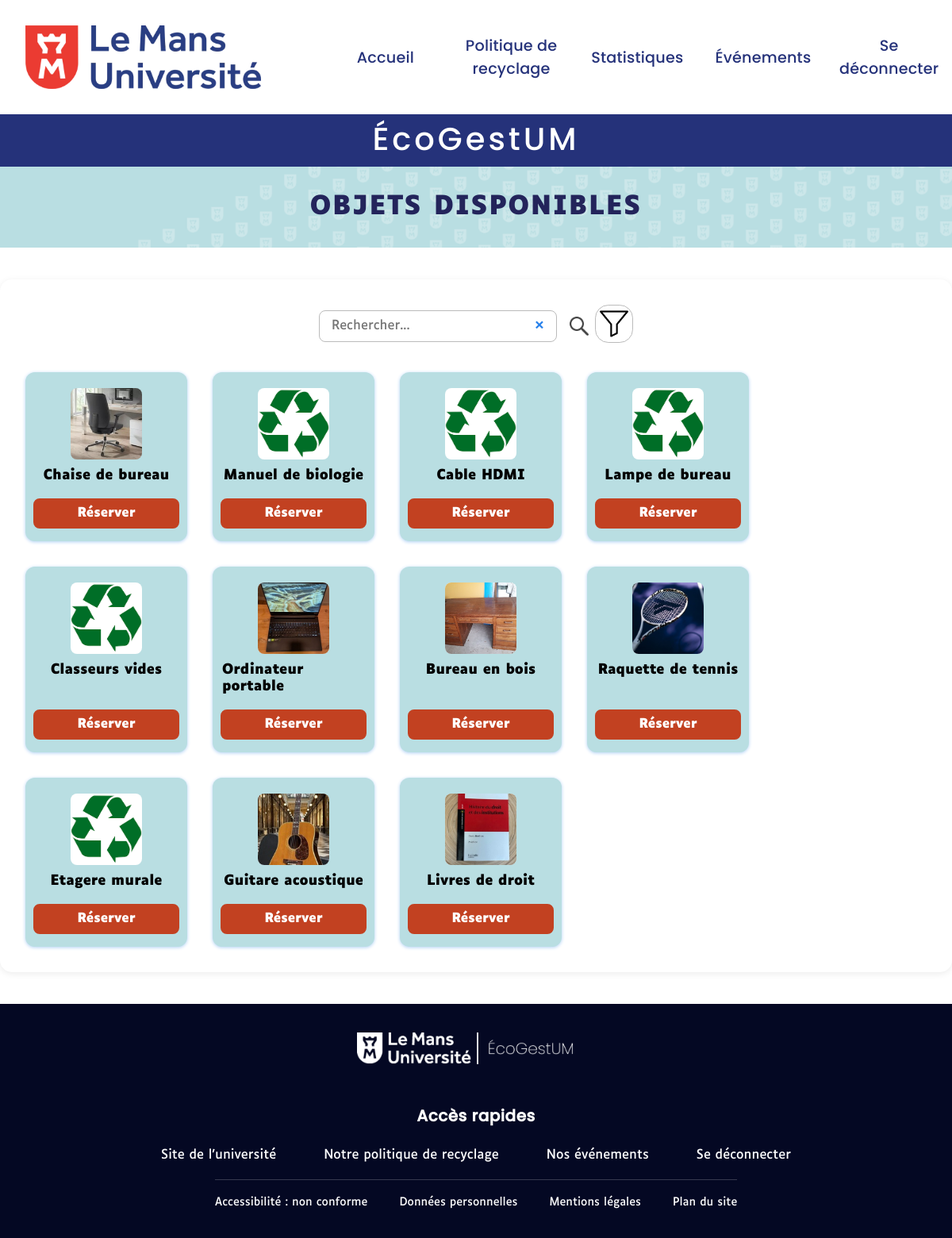
/?action=chercherObjet (signed in), run on the app's committed database.
### tables this page shows
CREATE TABLE OBJET (
Id_objet INT NOT NULL AUTO_INCREMENT,
Nom_objet VARCHAR(255) DEFAULT NULL,
Desc_objet VARCHAR(500) DEFAULT NULL,
Id_utilisateur INT NOT NULL,
Id_categorie_objet INT NOT NULL,
Id_point_collecte INT NOT NULL,
Id_statut INT NOT NULL,
Date_de_publication DATETIME DEFAULT CURRENT_TIMESTAMP,
PRIMARY KEY (Id_objet),
KEY fk_objet_utilisateur (Id_utilisateur),
KEY fk_objet_categorie_objet (Id_categorie_objet),
KEY fk_objet_point_collecte (Id_point_collecte),
KEY fk_objet_statut (Id_statut),
CONSTRAINT fk_objet_categorie_objet FOREIGN KEY (Id_categorie_objet) REFERENCES CATEGORIE_OBJET (Id_categorie_objet),
CONSTRAINT fk_objet_point_collecte FOREIGN KEY (Id_point_collecte) REFERENCES POINT_DE_COLLECTE (Id_point_collecte),
CONSTRAINT fk_objet_statut FOREIGN KEY (Id_statut) REFERENCES STATUT (Id_statut),
CONSTRAINT fk_objet_utilisateur FOREIGN KEY (Id_utilisateur) REFERENCES UTILISATEUR (Id_utilisateur)
);

### models/gererEquipement.php (called while the page is built, shortened)
<?php
function   consulterObjets(mysqli $conn, $mot_clef = null, $categorie = null, $point_collecte = null, $idUtilisateurConnecte = null)
{
    $sql = "SELECT
    o.Id_objet,
    o.Nom_objet,
    o.Desc_objet,
    c.Nom_categorie_objet,
    p.Nom_point_de_collecte,
    s.Nom_statut,
    s.Id_statut,
    u.Nom_utilisateur,
    o.Date_de_publication,
    MIN(ph.Url_photo) AS Url_photo
FROM OBJET o
INNER JOIN CATEGORIE_OBJET c ON o.Id_categorie_objet = c.Id_categorie_objet
INNER JOIN POINT_DE_COLLECTE p ON o.Id_point_collecte = p.Id_point_collecte
INNER JOIN STATUT s ON o.Id_statut = s.Id_statut
INNER JOIN UTILISATEUR u ON o.Id_utilisateur = u.Id_utilisateur
LEFT JOIN PHOTO ph ON ph.Id_objet = o.Id_objet
WHERE s.Nom_statut = 'Disponible'";
    $params = [];
    $types = '';
    if ($idUtilisateurConnecte !== null) {
        $sql .= " AND o.Id_utilisateur <> ?";
        $params[] = $idUtilisateurConnecte;
        $types .= 'i';
    }
    $sql .= " GROUP BY o.Id_objet, o.Nom_objet, o.Desc_objet, c.Nom_categorie_objet, p.Nom_point_de_collecte, s.Nom_statut, u.Nom_utilisateur";
    $sql .= " ORDER BY o.Id_objet ASC";
    $stmt = $conn->prepare($sql);
    if (!empty($params)) {
        $bind_names = [];
        $bind_names[] = $types;
        foreach ($params as $i => $value) {
            $bind_name = 'bind' . $i;
            $bind_names[] = &$$bind_name;
        }
        call_user_func_array([$stmt, 'bind_param'], $bind_names);
    }
    $stmt->execute();
    $result = $stmt->get_result();
    $rows = $result->fetch_all(MYSQLI_ASSOC);
    return $rows;
}
?>

### views/ObjectBrowser.php (the view, shortened to what this page needs)
<link rel="stylesheet" href="assets/css/style.css">
<link rel="stylesheet" href="assets/css/styleObjectBrowser.css">
<div class="titre-objets"><?= isset($titre) ? $titre : 'OBJETS' ?></div>
<div class="container-objets">
    <div class="barre-recherche">
        <form method="get" action="" class="search-form">
            <div class="input-wrapper">
                <input type="text" placeholder="Rechercher..." name="search" id="rechercheObjets"
                    value="<?php echo isset($_GET['search']) ? htmlspecialchars($_GET['search']) : ''; ?>">
                <button type="button" class="clear-btn" title="Effacer"
                    onclick="document.getElementById('rechercheObjets').value='';">×</button>
            </div>
            <button type="submit" class="loupe-btn" title="Rechercher"><img
                    src="assets/ObjectBrowser/image1ObjectBrowser.png" alt="Loupe de recherche"></button>
        </form>
        <button id="openFilterBtn" class="filter-btn" title="Filtrer">
            <img src="assets/ObjectBrowser/image2ObjectBrowser.png" alt="Filtrer">
        </button>
    </div>
    <div class="liste-objets">
        <?php if (empty($objets)): ?>
            <div style="color: #263258; font-size:1.5em; text-align: center; width: 100%;">
                Aucun objet disponible ne correspond à votre recherche
            </div>
        <?php else: ?>
            <?php foreach ($objets as $objet): ?>
                <?php $url_photo = !empty($objet['Url_photo']) ? htmlspecialchars("assets/" . $objet['Url_photo']) : 'assets/ObjectBrowser/imageDefautObjectBrowser.png'; ?>
                <div class="carte-objet">
                    <img src="<?php echo $url_photo; ?>" alt="Objet">
                    <div class="objet-nom">
                        <?= htmlspecialchars($objet['Nom_objet']) ?>
                    </div>
                    <?php
                    $estDesactive = ($objet['Id_statut'] == 2 && isset($_GET['action']) && $_GET['action'] == 'mesObjets');
                    ?>
                    <a href="<?php echo $estDesactive ? '#' : 'index.php?action=' . $redirection . '&id=' . $objet['Id_objet']; ?>"
                        class="btn-reserve <?php echo $estDesactive ? 'disabled' : ''; ?>" <?php echo $estDesactive ? 'style="pointer-events:none;opacity:0.5;"' : ''; ?>>
                        <?php echo $estDesactive ? 'Réservé' : $nomButton; ?>
                    </a>
                </div>
            <?php endforeach; ?>
        <?php endif; ?>
    </div>
</div>

### assets/css/style.css (style rules this page uses)
* { margin: 0; font-family: 'Luciole','Montserrat', 'Arial'; }

### assets/css/styleObjectBrowser.css (style rules this page uses)
.container-objets { max-width: 1200px; margin: 40px auto; background: #fff; border-radius: 15px; box-shadow: 0 2px 8px rgba(0,0,0,0.08); padding: 32px; }
.titre-objets { background: url('../backgroundlight.png') center/cover repeat; text-align: center; color: #23245b; margin-bottom: 0em; font-size: 2em; letter-spacing: 2px; padding: 1em; font-weight: bold; }
.barre-recherche { display: flex; justify-content: center; margin-bottom: 32px; }
.barre-recherche form { display: flex; align-items: center; gap: 8px; }
.input-wrapper { position: relative; display: inline-block; }
.input-wrapper input[type="text"] { width: 300px; padding: 9px 40px 9px 15px; border: 1px solid #bbb; border-radius: 8px; outline: none; font-size: 1rem; height: 40px; }
.input-wrapper .clear-btn { position: absolute; right: 10px; top: 50%; transform: translateY(-50%); background: transparent; border: none; padding: 0; font-size: 1.3em; color: #2680eb; cursor: pointer; width: 24px; height: 24px; display: flex; align-items: center; justify-content: center; line-height: 1; }
.loupe-btn { border: none; background: none; cursor: pointer; padding: 0; width: 40px; height: 40px; display: flex; align-items: center; justify-content: center; border-radius: 8px; transition: background 0.15s; }
.loupe-btn img { max-width: 24px; max-height: 24px; display: block; }
.filter-btn { width: 48px; height: 48px; padding: 0; border: 1px solid #bbb; border-radius: 35%; margin-bottom: 5px; background: none; cursor: pointer; display: flex; align-items: center; justify-content: center; box-sizing: border-box; }
.filter-btn img { width: 80%; height: 80%; object-fit: contain; display: block; }
.liste-objets { display: flex; gap: 32px; flex-wrap: wrap; justify-content: flex-start; }
.carte-objet { background: #B9Dee2; border-radius: 12px; width: 180px; box-shadow: 0 1px 4px #b0d1f4; padding: 20px 12px 16px 12px; display: flex; flex-direction: column; align-items: center; gap : 10px; }
.carte-objet img { width: 90px; height: 90px; object-fit: cover; border-radius: 8px; background: #fff; }
.objet-nom { font-size: 1.08rem; font-weight: 600; margin-bottom: 8px; }
.carte-objet .btn-reserve { display: block; margin-top: auto; text-align: center; padding: 7px 0; width: 100%; background: #c24121; color: #fff; font-weight: bold; border: 2px solid #c24121; border-radius: 8px; cursor: pointer; text-decoration: none !important; transition: background-color 0.5s, color 0.5s, border 0.5s; }

### data on the page
objet: shows a picture, Nom_objet "Chaise de bureau"
objet: Nom_objet "Manuel de biologie"
objet: Nom_objet "Cable HDMI"
objet: Nom_objet "Lampe de bureau"
objet: Nom_objet "Classeurs vides"
objet: shows a picture, Nom_objet "Ordinateur portable"
objet: shows a picture, Nom_objet "Bureau en bois"
objet: shows a picture, Nom_objet "Raquette de tennis"
objet: Nom_objet "Etagere murale"
objet: shows a picture, Nom_objet "Guitare acoustique"
objet: shows a picture, Nom_objet "Livres de droit"

### other printed values
$titre "OBJETS DISPONIBLES"
